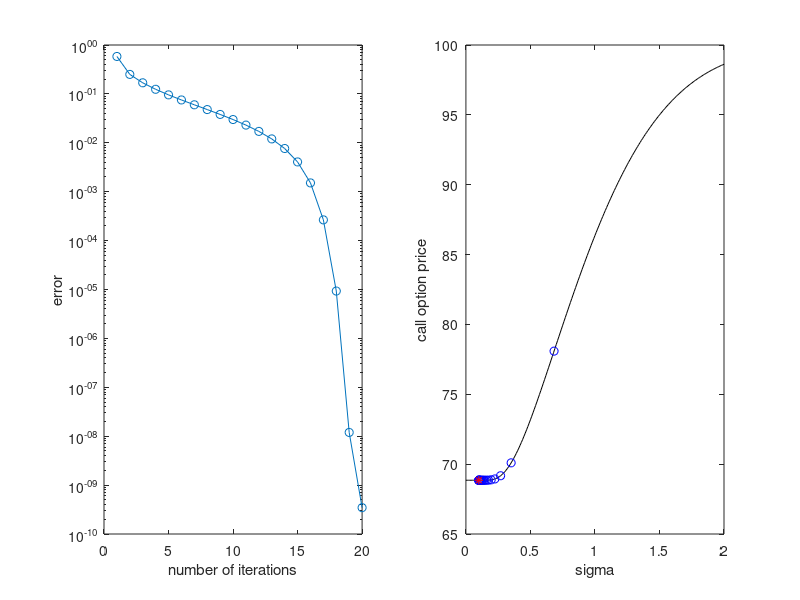

The MATLAB script that drew this image:
S0 = 100;
K = 40; % A deep in-the-money case chosen for the best looking plot.
r = 0.05;
T = 5;
sigma_market = 0.1; % a given condition
n = 20; %number of iterations
sigma0 = sqrt(2*abs((log(S0/K)+r*T)/T))
% definitions of functions
d1 = @(x) (log(S0/K)+(r+x.^2/2)*T)./(x*sqrt(T));
d2 = @(x) (log(S0/K)+(r-x.^2/2)*T)./(x*sqrt(T));
C = @(x) S0*normcdf(d1(x))-K*exp(-r*(T))*normcdf(d2(x));
vega = @(x) S0*sqrt(T)*normpdf(d1(x));
C_market=C(sigma_market); % observed in the market
F = @(x) C(x)-C_market;
sigma = zeros(1,n);
sigma(1)=sigma0;
for i=1:1:n-1
    sigma(i+1)=sigma(i) - F(sigma(i))/vega(sigma(i));
end
figure(1)
subplot(1,2,1);
error=zeros(1,n);
for i=1:n;
    error(i)=abs(sigma_market-sigma(i));
end
semilogy(error,'o-');
ylabel('error')
xlabel('number of iterations')
hold off
subplot(1,2,2);
x=0:0.01:2;
plot(x,C(x),'k');
hold on
plot(sigma,C(sigma),'bo');
hold on
plot(sigma_market,C_market,'r*');
xlabel('sigma')
ylabel('call option price')